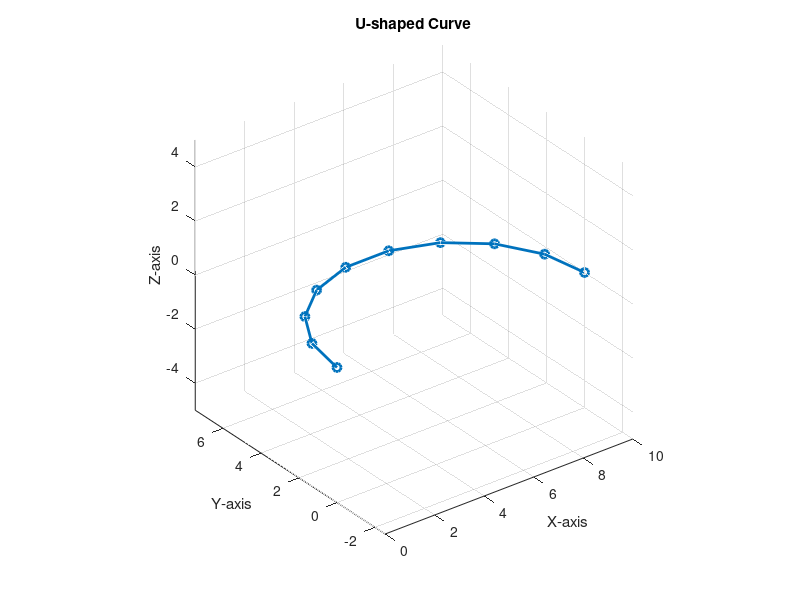

The MATLAB script that drew this image:
% Parameters
l_string = 10;
N_string = 10; % Total length of the U-shape

% Generate U-shaped curve
theta = linspace(0, pi, 10); % Angle values from 0 to pi
x = l_string/2 * (1 - cos(theta)); % X-coordinate equation
y = l_string/2 * sin(theta); % Y-coordinate equation
z = zeros(size(theta)); % Z-coordinate is set to 0

% Plot the U-shaped curve
figure;
plot3(x, y, z, '-o', 'LineWidth', 2);
title('U-shaped Curve');
xlabel('X-axis');
ylabel('Y-axis');
zlabel('Z-axis');
grid on;
axis equal;